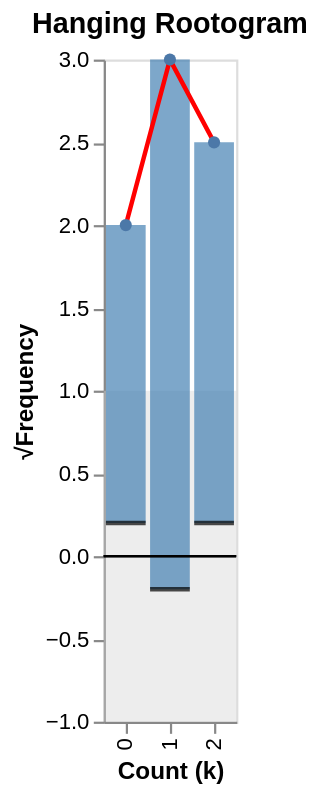

Express this chart as Vega-Lite.
### Vega-Lite specification from a JSON file in a GitHub repository (floating-point values rounded to 4 significant figures)
{"$schema": "https://vega.github.io/schema/vega-lite/v6.json", "description": "Hanging rootogram for count data diagnostics. Bars hang from sqrt(expected); their bottoms should sit near zero. The grey band marks +/-1, the usual threshold for a meaningful deviation on the sqrt scale.", "width": "container", "height": "container", "title": "Hanging Rootogram", "data": {"values": [{"k": 0, "sqrtExpected": 2.0, "sqrtObserved": 1.8, "hanging": 0.2}, {"k": 1, "sqrtExpected": 3.0, "sqrtObserved": 3.2, "hanging": -0.2}, {"k": 2, "sqrtExpected": 2.5, "sqrtObserved": 2.3, "hanging": 0.2}]}, "layer": [{"data": {"values": [{}]}, "mark": {"type": "rect", "color": "lightgrey", "opacity": 0.4}, "encoding": {"y": {"datum": -1, "type": "quantitative"}, "y2": {"datum": 1}}}, {"mark": {"type": "bar", "color": "steelblue", "opacity": 0.7}, "encoding": {"x": {"field": "k", "type": "ordinal", "title": "Count (k)"}, "y": {"field": "sqrtExpected", "type": "quantitative", "title": "√Frequency"}, "y2": {"field": "hanging", "type": "quantitative"}}}, {"mark": {"type": "rule", "color": "black", "strokeWidth": 1}, "encoding": {"y": {"datum": 0, "type": "quantitative"}}}, {"mark": {"type": "tick", "color": "black", "thickness": 2}, "encoding": {"x": {"field": "k", "type": "ordinal"}, "y": {"field": "hanging", "type": "quantitative"}, "tooltip": [{"field": "k", "type": "ordinal", "title": "k"}, {"field": "sqrtObserved", "type": "quantitative", "title": "√Observed", "format": ".2f"}, {"field": "sqrtExpected", "type": "quantitative", "title": "√Expected", "format": ".2f"}, {"field": "hanging", "type": "quantitative", "title": "Bar bottom", "format": ".2f"}]}}, {"mark": {"type": "line", "color": "red", "strokeWidth": 2, "point": true}, "encoding": {"x": {"field": "k", "type": "ordinal"}, "y": {"field": "sqrtExpected", "type": "quantitative"}}}]}
